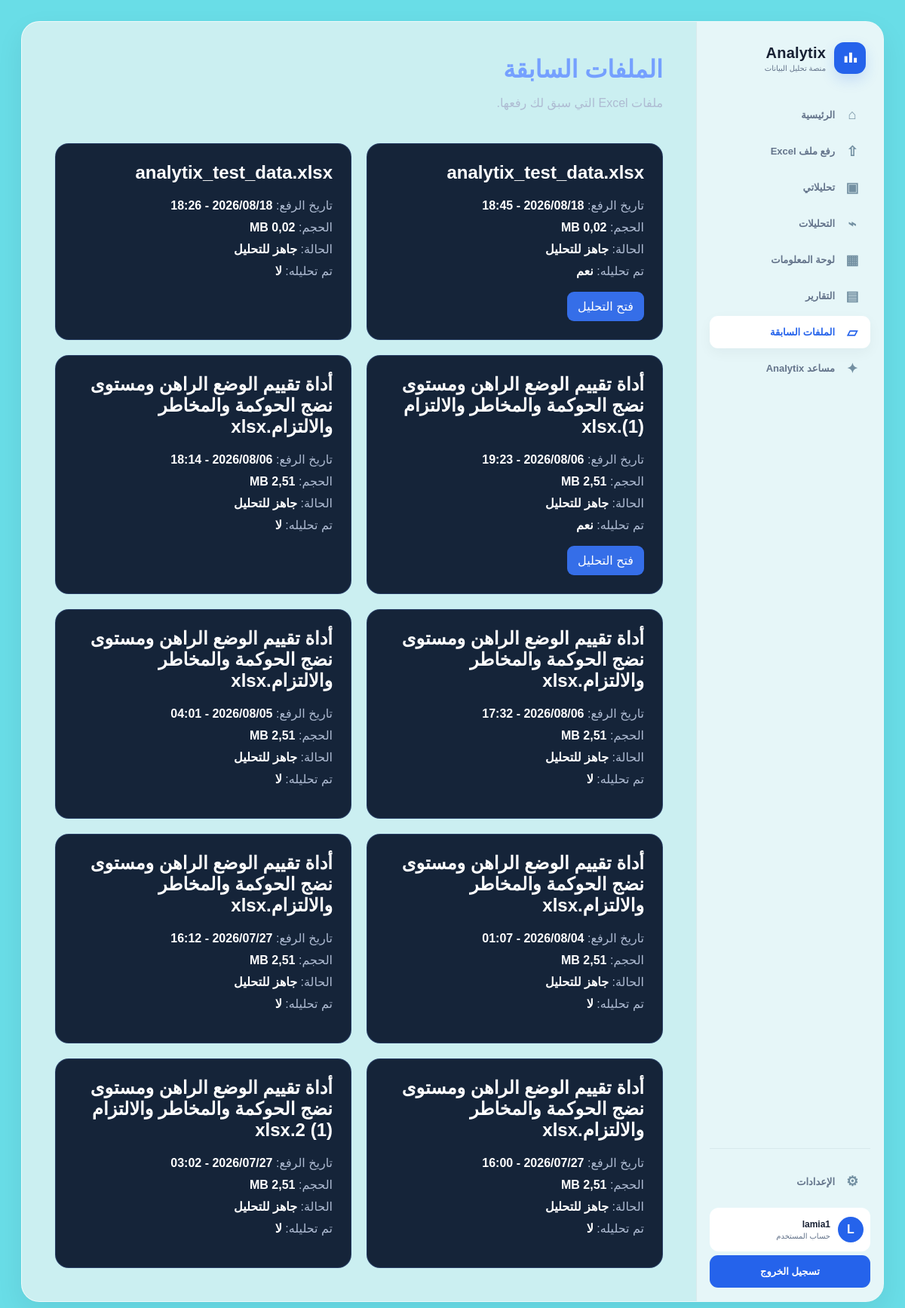
The app's page /datasets/history/ (signed in) with its own data.
### datasets/models.py (models this page shows, shortened)
class Dataset(models.Model):
    STATUS_CHOICES = [
        ('uploaded', 'تم الرفع'),
        ('reading', 'جارٍ قراءة الملف'),
        ('ready', 'جاهز للتحليل'),
        ('failed', 'فشل تجهيز الملف'),
    ]
    user = models.ForeignKey(
        settings.AUTH_USER_MODEL,
        on_delete=models.CASCADE,
        related_name='datasets',
        verbose_name='المستخدم',
    )
    title = models.CharField(
        max_length=200,
        verbose_name='اسم ملف البيانات',
    )
    file = models.FileField(
        upload_to='analytix/excel_files/%Y/%m/',
        storage=raw_storage,
          max_length=500,
        validators=[
            FileExtensionValidator(
                allowed_extensions=[
                    'xlsx',
                    'xls',
                    'xlsm',
                ],
            ),
            validate_excel_size,
        ],
        verbose_name='ملف Excel',
    )
    original_filename = models.CharField(
        max_length=255,
        blank=True,
        verbose_name='اسم الملف الأصلي',
    )
    file_size = models.PositiveBigIntegerField(
        default=0,
        editable=False,
        verbose_name='حجم الملف بالبايت',
    )
    status = models.CharField(
        max_length=20,
        choices=STATUS_CHOICES,
        default='uploaded',
        db_index=True,
        verbose_name='حالة الملف',
    )
    error_message = models.TextField(
        blank=True,
        verbose_name='رسالة الخطأ',
    )
    uploaded_at = models.DateTimeField(
        auto_now_add=True,
        verbose_name='تاريخ الرفع',
    )
    updated_at = models.DateTimeField(
        auto_now=True,
        verbose_name='تاريخ آخر تحديث',
    )
    class Meta:
        verbose_name = 'ملف بيانات'
        verbose_name_plural = 'ملفات البيانات'
        ordering = ['-uploaded_at']
        indexes = [
            models.Index(
                fields=['user', 'status'],
            ),
            models.Index(
                fields=['uploaded_at'],
            ),
        ]
    @property
    def file_size_mb(self):
        return round(
            self.file_size / (1024 * 1024),
            2,
        )

### datasets/views.py (the view)
# urls.py: path('history/', views.dataset_history, name='history'),
@login_required
def dataset_history(request):
    datasets = (
        Dataset.objects
        .filter(user=request.user)
        .prefetch_related('analysis_jobs')
        .order_by('-uploaded_at')
    )
    return render(
        request,
        'datasets-templates/history.html',
        {'datasets': datasets},
    )

### templates/datasets-templates/history.html
{% extends 'workspace_section_base.html' %}{% block title %}الملفات السابقة | Analytix{% endblock %}{% block content %}<header class="section-heading"><div><h1>الملفات السابقة</h1><p>ملفات Excel التي سبق لك رفعها.</p></div></header>{% if datasets %}<section class="section-grid">{% for dataset in datasets %}<article class="section-card"><h2>{{ dataset.original_filename|default:dataset.title }}</h2><div class="facts"><span>تاريخ الرفع: <b>{{ dataset.uploaded_at|date:"Y/m/d - H:i" }}</b></span><span>الحجم: <b>{{ dataset.file_size_mb }} MB</b></span><span>الحالة: <b>{{ dataset.get_status_display }}</b></span><span>تم تحليله: <b>{% if dataset.analysis_jobs.all %}نعم{% else %}لا{% endif %}</b></span></div>{% if dataset.analysis_jobs.all %}<div class="actions"><a class="action" href="{% url 'datasets:detail' dataset.pk %}">فتح التحليل</a></div>{% endif %}</article>{% endfor %}</section>{% else %}<section class="empty-state"><h2>لا توجد ملفات سابقة حتى الآن.</h2></section>{% endif %}{% endblock %}

### templates/includes/workspace_sidebar.html (shortened to what this page needs)
<aside class="workspace-sidebar" id="workspace-sidebar" aria-label="التنقل الرئيسي">
    <div class="sidebar-head">
        <a href="{% url 'dashboards:home' %}" class="workspace-brand" aria-label="Analytix الرئيسية">
            <span class="workspace-brand-mark" aria-hidden="true"><svg viewBox="0 0 32 32"><path d="M6 23V12h5v11H6Zm8 0V6h5v17h-5Zm8 0v-8h5v8h-5Z"/></svg></span>
            <span><strong>Analytix</strong><small>منصة تحليل البيانات</small></span>
        </a>
    </div>
    <nav class="sidebar-nav">
        <a{% if request.resolver_match.url_name == 'home' %} class="active"{% endif %} href="{% url 'dashboards:home' %}"><span>⌂</span>الرئيسية</a>
        <a{% if request.resolver_match.namespace == 'datasets' and request.resolver_match.url_name == 'list' %} class="active"{% endif %} href="{% url 'datasets:list' %}"><span>⇧</span>رفع ملف Excel</a>
        <a{% if request.resolver_match.url_name == 'my_analyses' %} class="active"{% endif %} href="{% url 'datasets:my_analyses' %}"><span>▣</span>تحليلاتي</a>
        <a{% if request.resolver_match.namespace == 'analysis' %} class="active"{% endif %} href="{% url 'analysis:list' %}"><span>⌁</span>التحليلات</a>
        <a{% if request.resolver_match.namespace == 'dashboards' and request.resolver_match.url_name == 'list' %} class="active"{% endif %} href="{% url 'dashboards:list' %}"><span>▦</span>لوحة المعلومات</a>
        <a{% if request.resolver_match.namespace == 'reports' %} class="active"{% endif %} href="{% url 'reports:list' %}"><span>▤</span>التقارير</a>
        <a{% if request.resolver_match.url_name == 'history' %} class="active"{% endif %} href="{% url 'datasets:history' %}"><span>▱</span>الملفات السابقة</a>
        <a href="{% url 'dashboards:home' %}#assistant-panel"><span>✦</span>مساعد Analytix</a>
    </nav>
    <div class="sidebar-bottom">
        <a{% if request.resolver_match.url_name == 'settings' %} class="active"{% endif %} href="{% url 'accounts:settings' %}"><span>⚙</span>الإعدادات</a>
        {% if user.is_authenticated %}
            <div class="sidebar-user"><span class="user-avatar">{% if user.profile.profile_image %}<img src="{{ user.profile.profile_image.url }}" alt="" style="width:100%;height:100%;object-fit:cover;border-radius:50%">{% else %}{{ user.username|slice:':1'|upper }}{% endif %}</span><span><strong>{{ user.first_name|default:user.username }}</strong><small>حساب المستخدم</small></span></div>
            <a class="sidebar-auth" href="{% url 'accounts:logout' %}">تسجيل الخروج</a>
        {% else %}
            <a class="sidebar-auth" href="{% url 'accounts:login' %}">تسجيل الدخول</a>
            <a class="sidebar-auth secondary" href="{% url 'accounts:register' %}">إنشاء حساب</a>
        {% endif %}
    </div>
</aside>

### static/css/home-workspace.css (style rules this page uses)
:root { --page: #69dde7; --app: #cbeff1; --content: #ddf5f6; --card: #fff; --soft: #f5fbfc; --primary: #2563eb; --primary-light: #60a5fa; --accent: #22c55e; --text: #172033; --muted: #64748b; --border: #d8e9ec; --shadow: 0 14px 36px rgba(15,23,42,.07); }
* { box-sizing: border-box; }
html { scroll-behavior: smooth; background: var(--page); }
body { min-width: 320px; min-height: 100vh; margin: 0; color: var(--text); background: var(--page); font-family: Tajawal, Cairo, Tahoma, Arial, sans-serif; }
a { color: inherit; text-decoration: none; }
.workspace-sidebar { position: relative; z-index: 20; min-width: 0; display: flex; flex-direction: column; padding: 24px 17px 18px; border-left: 1px solid rgba(216,233,236,.9); background: rgba(245,251,252,.65); }
.sidebar-head { display: flex; align-items: center; justify-content: space-between; min-height: 48px; margin: 0 6px 30px; }
.workspace-brand { min-width: 0; display: flex; align-items: center; gap: 11px; }
.workspace-brand-mark { width: 42px; height: 42px; flex: none; display: grid; place-items: center; border-radius: 13px; background: var(--primary); box-shadow: 0 8px 18px rgba(37,99,235,.17); }
.workspace-brand-mark svg { width: 25px; fill: white; }
.workspace-brand > span:last-child { display: flex; flex-direction: column; min-width: 0; }
.workspace-brand strong { font-size: 20px; letter-spacing: .2px; }
.workspace-brand small, .sidebar-user small { margin-top: 3px; color: var(--muted); font-size: 10px; }
.sidebar-nav { display: grid; gap: 5px; }
.sidebar-nav a, .sidebar-bottom > a { min-height: 43px; display: flex; align-items: center; gap: 12px; padding: 8px 13px; color: var(--muted); border-radius: 11px; font-size: 13px; font-weight: 700; transition: .18s ease; }
.sidebar-nav a > span, .sidebar-bottom > a > span { width: 22px; color: #7390a2; font-size: 18px; text-align: center; }
.sidebar-nav a.active { color: var(--primary); background: white; box-shadow: 0 6px 18px rgba(15,23,42,.045); }
.sidebar-nav a.active > span { color: var(--primary); }
.sidebar-bottom { display: grid; gap: 5px; margin-top: auto; padding-top: 22px; border-top: 1px solid var(--border); }
.sidebar-user { display: flex; align-items: center; gap: 10px; padding: 12px 9px; margin-top: 8px; border-radius: 12px; background: white; }
.user-avatar { width: 34px; height: 34px; flex: none; display: grid; place-items: center; border-radius: 50%; color: white; background: var(--primary); font-weight: 800; }
.sidebar-user > span:last-child { min-width: 0; display: flex; flex-direction: column; overflow: hidden; }
.sidebar-user strong { overflow: hidden; font-size: 12px; text-overflow: ellipsis; white-space: nowrap; }
.sidebar-auth { justify-content: center !important; color: white !important; background: var(--primary) !important; }

### templates/workspace_section_base.html (style rules this page uses)
.section-heading { display:flex;align-items:center;justify-content:space-between;gap:20px;margin-bottom:28px }
.section-heading h1 { margin:0;color:#75a0ff }
.section-heading p,.muted { color:#aebbd2 }
.section-grid { display:grid;grid-template-columns:repeat(auto-fit,minmax(290px,1fr));gap:20px }
.section-card,.empty-state { padding:24px;border:1px solid rgba(104,151,255,.22);border-radius:18px;background:rgba(11,25,47,.95);color:#fff }
.section-card h2 { margin-top:0 }
.actions { display:flex;flex-wrap:wrap;gap:9px;margin-top:18px }
.action { display:inline-block;padding:10px 14px;border:0;border-radius:9px;color:#fff;text-decoration:none;background:#356ee8;cursor:pointer }
.facts { display:grid;gap:10px;margin:18px 0 }
.facts span { color:#aebbd2 }
.facts b { color:#fff }

### records on screen
Dataset: original_filename "analytix_test_data.xlsx", uploaded_at "2026/08/18 - 18:45", status "جاهز للتحليل", shows "نعم", shows "فتح التحليل"
Dataset: original_filename "analytix_test_data.xlsx", uploaded_at "2026/08/18 - 18:26", status "جاهز للتحليل", shows "لا"
Dataset: original_filename "أداة تقييم الوضع الراهن ومستوى نضج الحوكمة والمخاطر والالتزام (1).xlsx", uploaded_at "2026/08/06 - 19:23", file_size_mb "2,51", status "جاهز للتحليل", shows "نعم", shows "فتح التحليل"
Dataset: original_filename "أداة تقييم الوضع الراهن ومستوى نضج الحوكمة والمخاطر والالتزام.xlsx", uploaded_at "2026/08/06 - 18:14", file_size_mb "2,51", status "جاهز للتحليل"
Dataset: original_filename "أداة تقييم الوضع الراهن ومستوى نضج الحوكمة والمخاطر والالتزام.xlsx", uploaded_at "2026/08/06 - 17:32", file_size_mb "2,51", status "جاهز للتحليل"
Dataset: original_filename "أداة تقييم الوضع الراهن ومستوى نضج الحوكمة والمخاطر والالتزام.xlsx", uploaded_at "2026/08/05 - 04:01", file_size_mb "2,51", status "جاهز للتحليل"
Dataset: original_filename "أداة تقييم الوضع الراهن ومستوى نضج الحوكمة والمخاطر والالتزام.xlsx", uploaded_at "2026/08/04 - 01:07", file_size_mb "2,51", status "جاهز للتحليل"
Dataset: original_filename "أداة تقييم الوضع الراهن ومستوى نضج الحوكمة والمخاطر والالتزام.xlsx", uploaded_at "2026/07/27 - 16:12", file_size_mb "2,51", status "جاهز للتحليل"
Dataset: original_filename "أداة تقييم الوضع الراهن ومستوى نضج الحوكمة والمخاطر والالتزام.xlsx", uploaded_at "2026/07/27 - 16:00", file_size_mb "2,51", status "جاهز للتحليل"
Dataset: original_filename "أداة تقييم الوضع الراهن ومستوى نضج الحوكمة والمخاطر والالتزام (1) 2.xlsx", uploaded_at "2026/07/27 - 03:02", file_size_mb "2,51", status "جاهز للتحليل"

### other values on screen
{{ user.username|slice:':1'|upper }} "L"
{{ user.first_name|default:user.username }} "lamia1"
